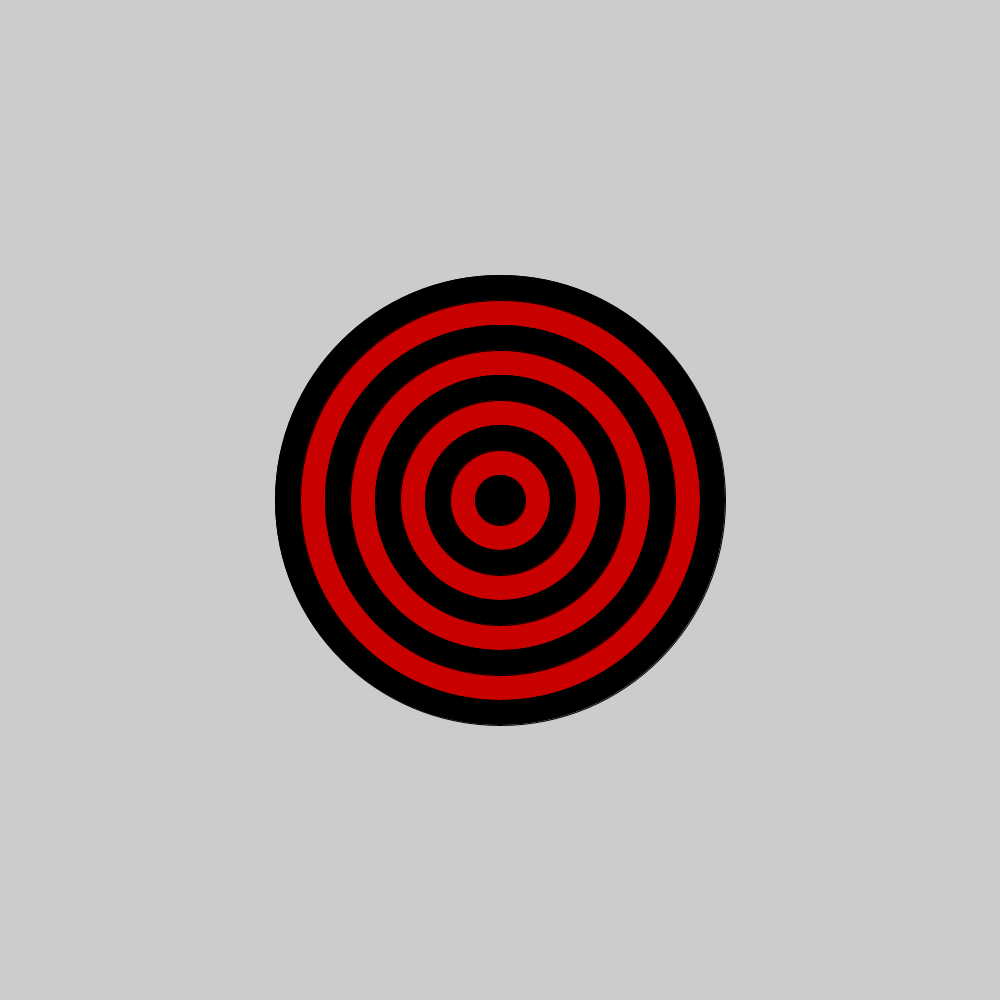
Frame 1 (no input)
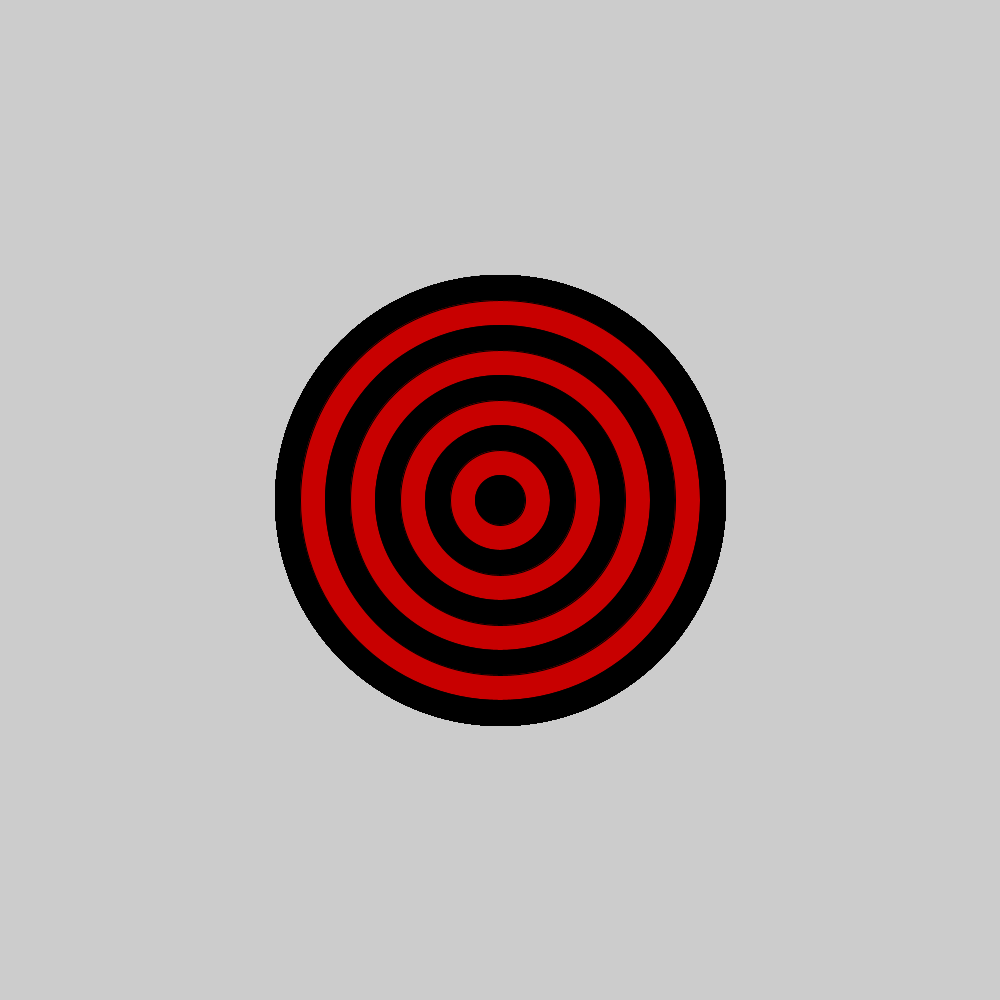
Frame 60 (the mouse pressed at the canvas centre just before this capture)
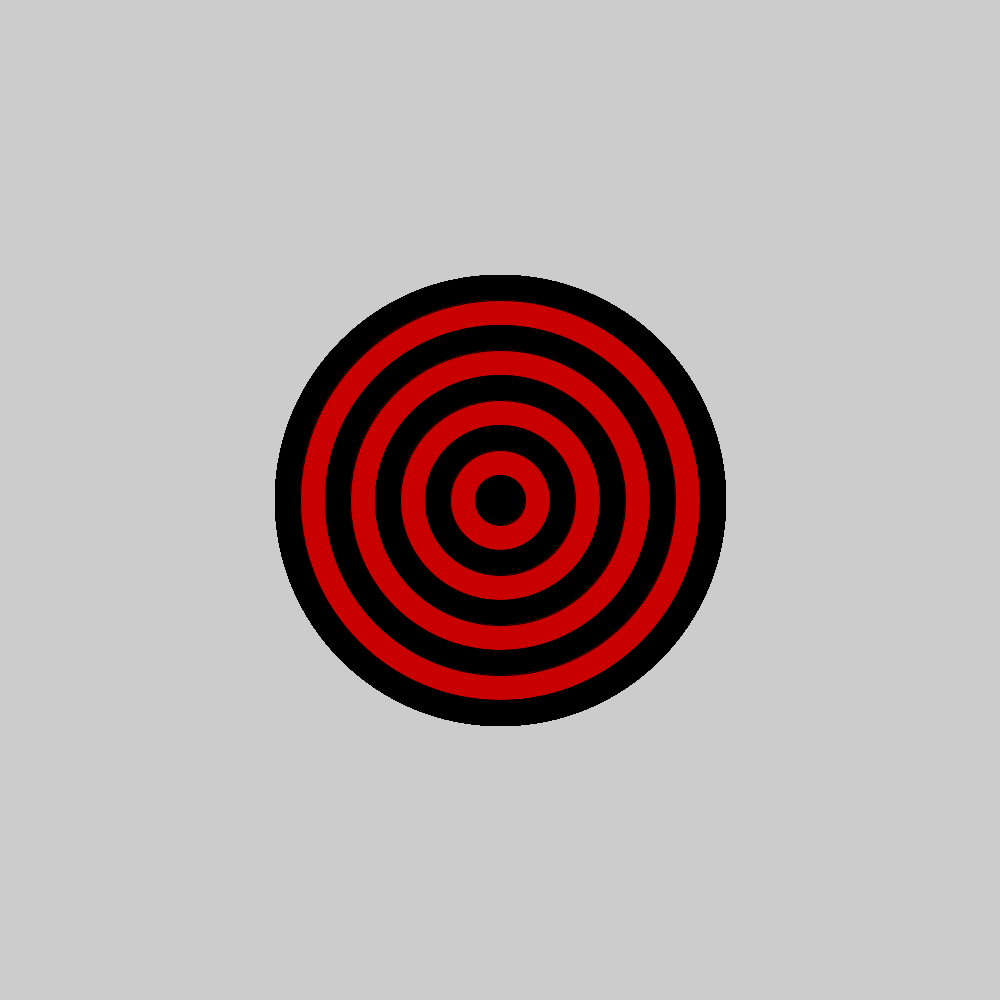
Frame 120 (the mouse held since frame 60 and released just before this capture)

The Processing sketch that drew these frames (run headless with seeded random() and noise(); from frame 60 on, the mouse is pressed at the canvas centre):

// Processing sketch: bullseye
// ── bullseye.pde

void setup() {
 
  // set the size of your sketch
  size(1000,1000);
}

void draw() {
  
  //Starting with the largest ellipse, use a for loop to draw a bullseye with ellipses.
    int b=500;
  for(int i=1;i<10;i++){
    if (i % 2 == 0){
    fill(200,0,0);
    }   
    else{
     fill(0,0,0);
  
    }
          b=b-50;
    ellipse(500,500,b,b);
  }
  //Use an if statement and remainder to alternate the color of your rings.
  
  
}
